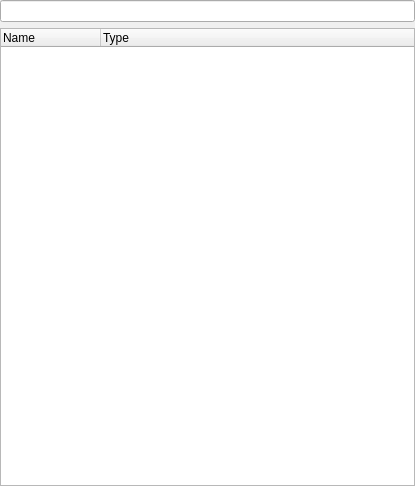
<?xml version="1.0" encoding="UTF-8"?>
<ui version="4.0">
 <class>MessageFieldWidget</class>
 <widget class="QWidget" name="MessageFieldWidget">
  <property name="geometry">
   <rect>
    <x>0</x>
    <y>0</y>
    <width>415</width>
    <height>486</height>
   </rect>
  </property>
  <property name="windowTitle">
   <string>Form</string>
  </property>
  <layout class="QGridLayout" name="gridLayout">
   <property name="horizontalSpacing">
    <number>5</number>
   </property>
   <property name="margin">
    <number>0</number>
   </property>
   <item row="0" column="0">
    <widget class="rqt_multiplot::MessageFieldLineEdit" name="lineEdit"/>
   </item>
   <item row="1" column="0">
    <widget class="rqt_multiplot::MessageFieldTreeWidget" name="treeWidget">
     <attribute name="headerDefaultSectionSize">
      <number>100</number>
     </attribute>
     <column>
      <property name="text">
       <string>Name</string>
      </property>
     </column>
     <column>
      <property name="text">
       <string>Type</string>
      </property>
     </column>
    </widget>
   </item>
  </layout>
 </widget>
 <customwidgets>
  <customwidget>
   <class>rqt_multiplot::MessageFieldLineEdit</class>
   <extends>QLineEdit</extends>
   <header location="global">rqt_multiplot/MessageFieldLineEdit.hpp</header>
  </customwidget>
  <customwidget>
   <class>rqt_multiplot::MessageFieldTreeWidget</class>
   <extends>QTreeWidget</extends>
   <header location="global">rqt_multiplot/MessageFieldTreeWidget.hpp</header>
  </customwidget>
 </customwidgets>
 <resources/>
 <connections/>
</ui>
